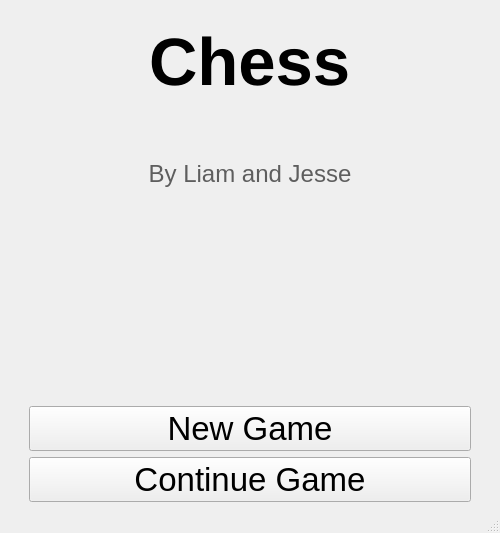
<?xml version="1.0" encoding="UTF-8"?>
<ui version="4.0">
 <class>MainMenuWindow</class>
 <widget class="QMainWindow" name="MainMenuWindow">
  <property name="geometry">
   <rect>
    <x>0</x>
    <y>0</y>
    <width>500</width>
    <height>533</height>
   </rect>
  </property>
  <property name="windowTitle">
   <string>MainWindow</string>
  </property>
  <property name="autoFillBackground">
   <bool>false</bool>
  </property>
  <widget class="QWidget" name="centralwidget">
   <layout class="QGridLayout" name="gridLayout">
    <item row="0" column="0">
     <spacer name="verticalSpacer">
      <property name="orientation">
       <enum>Qt::Vertical</enum>
      </property>
      <property name="sizeHint" stdset="0">
       <size>
        <width>20</width>
        <height>40</height>
       </size>
      </property>
     </spacer>
    </item>
    <item row="0" column="2">
     <spacer name="verticalSpacer_2">
      <property name="orientation">
       <enum>Qt::Vertical</enum>
      </property>
      <property name="sizeHint" stdset="0">
       <size>
        <width>20</width>
        <height>40</height>
       </size>
      </property>
     </spacer>
    </item>
    <item row="0" column="1">
     <layout class="QVBoxLayout" name="verticalLayout">
      <item alignment="Qt::AlignHCenter">
       <widget class="QLabel" name="label">
        <property name="font">
         <font>
          <pointsize>50</pointsize>
          <bold>true</bold>
          <underline>false</underline>
          <kerning>true</kerning>
         </font>
        </property>
        <property name="mouseTracking">
         <bool>false</bool>
        </property>
        <property name="layoutDirection">
         <enum>Qt::LeftToRight</enum>
        </property>
        <property name="text">
         <string>Chess</string>
        </property>
       </widget>
      </item>
      <item>
       <widget class="QLabel" name="label_2">
        <property name="text">
         <string>&lt;html&gt;&lt;head/&gt;&lt;body&gt;&lt;p align=&quot;center&quot;&gt;&lt;span style=&quot; font-size:18pt; color:#5e5e5e;&quot;&gt;By Liam and Jesse&lt;/span&gt;&lt;/p&gt;&lt;/body&gt;&lt;/html&gt;</string>
        </property>
       </widget>
      </item>
      <item>
       <spacer name="horizontalSpacer_2">
        <property name="orientation">
         <enum>Qt::Horizontal</enum>
        </property>
        <property name="sizeHint" stdset="0">
         <size>
          <width>40</width>
          <height>20</height>
         </size>
        </property>
       </spacer>
      </item>
      <item>
       <spacer name="horizontalSpacer">
        <property name="orientation">
         <enum>Qt::Horizontal</enum>
        </property>
        <property name="sizeHint" stdset="0">
         <size>
          <width>40</width>
          <height>20</height>
         </size>
        </property>
       </spacer>
      </item>
      <item>
       <widget class="GamemodeSelectionWidget" name="GamemodeSelection" native="true"/>
      </item>
      <item>
       <spacer name="horizontalSpacer_3">
        <property name="orientation">
         <enum>Qt::Horizontal</enum>
        </property>
        <property name="sizeHint" stdset="0">
         <size>
          <width>40</width>
          <height>20</height>
         </size>
        </property>
       </spacer>
      </item>
      <item>
       <widget class="QPushButton" name="pushButton">
        <property name="font">
         <font>
          <pointsize>25</pointsize>
         </font>
        </property>
        <property name="text">
         <string>New Game</string>
        </property>
       </widget>
      </item>
      <item>
       <widget class="QPushButton" name="pushButton_2">
        <property name="enabled">
         <bool>true</bool>
        </property>
        <property name="font">
         <font>
          <pointsize>25</pointsize>
         </font>
        </property>
        <property name="text">
         <string>Continue Game</string>
        </property>
       </widget>
      </item>
     </layout>
    </item>
   </layout>
  </widget>
  <widget class="QStatusBar" name="statusbar"/>
 </widget>
 <customwidgets>
  <customwidget>
   <class>GamemodeSelectionWidget</class>
   <extends>QWidget</extends>
   <header>gamemodeselectionwidget.h</header>
   <container>1</container>
  </customwidget>
 </customwidgets>
 <resources/>
 <connections/>
</ui>
